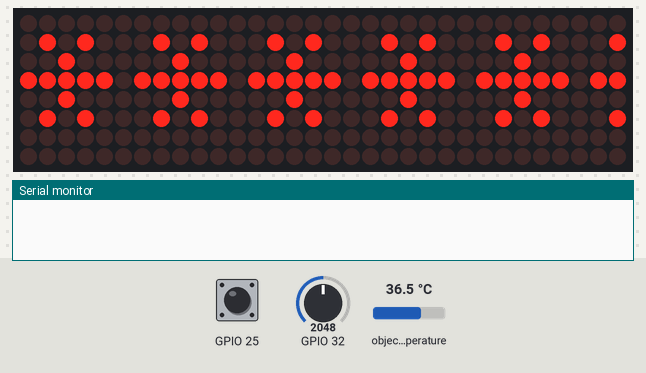
A sketch run on a simulated ESP32. Parts: 32×8 LED matrix, the last lines printed to the serial monitor. The inputs (shaded band) are chosen by the test bench; at power-on: GPIO 25 HIGH, GPIO 32 = 2048, object temperature 36.5 °C.

Above: at 1.8 s.
1.9 s: GPIO 25 pulled LOW for 0.6 s
At 2.8 s:
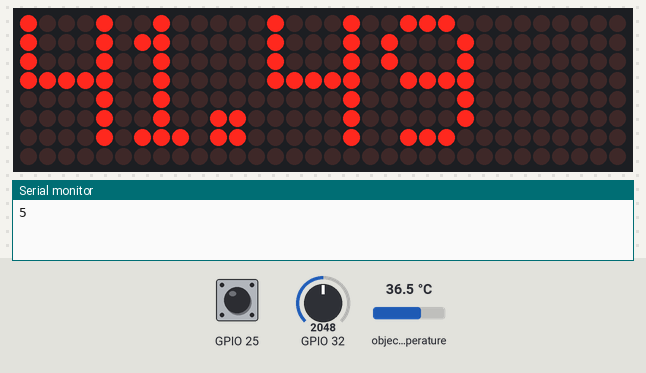
5.0 s: GPIO 25 pulled LOW for 3.2 s
Timing chart, 0 to 8.0 s (numbered marks = the images above; inputs shaded):
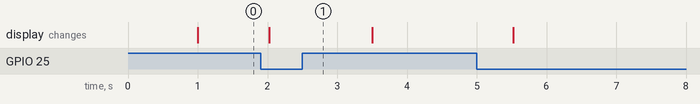

Measured:
- after the input at 1.9 s, the display: changes after 0.12 s (image 1)

The sketch:

esp32.ino
```cpp
#include <Wire.h>
#include <Adafruit_MLX90614.h>
#include <MD_Parola.h>
#include <MD_MAX72xx.h>
#include <SPI.h>
Adafruit_MLX90614 mlx = Adafruit_MLX90614();

const uint16_t WAIT_TIME = 1000;


#define HARDWARE_TYPE MD_MAX72XX::FC16_HW
#define MAX_DEVICES 4
#define  CLK_PIN   18  // จองขา LED DOT
#define CS_PIN    19  // จองขา LED DOT
#define DATA_PIN  23 // จองขา LED DOT

MD_Parola P = MD_Parola(HARDWARE_TYPE, DATA_PIN, CLK_PIN, CS_PIN, MAX_DEVICES);

int calibrate_Value = 0;
String temp;

boolean b = true;
boolean a = true;
char userInput;

//**********************************************************************
void setup()
{

  Serial.begin(115200);
  mlx.begin();
  P.begin(000);
  //P.print("************");
  pinMode(25, INPUT_PULLUP);
  a = true;
  b = true;
}

void loop()
{
  //int sensorIN = analogRead(25);

if(digitalRead(25)== 1){
    a = true;
    b = true;
    delay(1000);
   // Serial.print(digitalRead(25));
   P.print("************");

}
if(a == true){
if(digitalRead(25)== 0){
  delay(20);

  if(digitalRead(25)== 0){
  a = false;


  calibrate_Value = analogRead(32);
  calibrate_Value = map(calibrate_Value, 0, 4095, 0, 100);
  float valf = calibrate_Value/100.0;
  float newval = mapf(valf, 0.0, 1.0, 0.0, 10.0);
  temp = mlx.readObjectTempC()+newval;
  Serial.print(5);

 P.print(temp);


  }
}
}
if(Serial.available()>0){
  userInput = Serial.read();
  if((userInput =='g')&&(b == true)){
      b = false;
      Serial.print(temp);
    }
 }
}

double mapf(double val, double in_min, double in_max, double out_min, double out_max) {
    return (val - in_min) * (out_max - out_min) / (in_max - in_min) + out_min;
}
//***************************************************************
```
